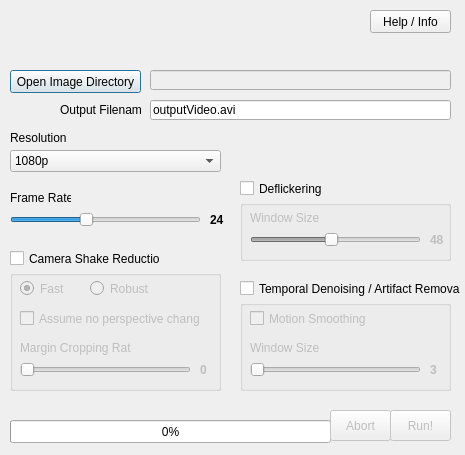
<?xml version="1.0" encoding="UTF-8"?>
<ui version="4.0">
 <class>Dialog</class>
 <widget class="QDialog" name="Dialog">
  <property name="geometry">
   <rect>
    <x>0</x>
    <y>0</y>
    <width>465</width>
    <height>455</height>
   </rect>
  </property>
  <property name="minimumSize">
   <size>
    <width>465</width>
    <height>455</height>
   </size>
  </property>
  <property name="maximumSize">
   <size>
    <width>465</width>
    <height>455</height>
   </size>
  </property>
  <property name="windowTitle">
   <string>UTimelapse: The Ultra HD Timelapse Tool</string>
  </property>
  <property name="windowIcon">
   <iconset resource="resources.qrc">
    <normaloff>:/utimelapse-icon.png</normaloff>:/utimelapse-icon.png</iconset>
  </property>
  <widget class="QPushButton" name="openDirectoryButton">
   <property name="geometry">
    <rect>
     <x>10</x>
     <y>70</y>
     <width>131</width>
     <height>23</height>
    </rect>
   </property>
   <property name="text">
    <string>Open Image Directory</string>
   </property>
  </widget>
  <widget class="QSlider" name="frameRateSlider">
   <property name="geometry">
    <rect>
     <x>10</x>
     <y>210</y>
     <width>191</width>
     <height>20</height>
    </rect>
   </property>
   <property name="minimum">
    <number>1</number>
   </property>
   <property name="maximum">
    <number>60</number>
   </property>
   <property name="value">
    <number>24</number>
   </property>
   <property name="sliderPosition">
    <number>24</number>
   </property>
   <property name="orientation">
    <enum>Qt::Horizontal</enum>
   </property>
  </widget>
  <widget class="QLabel" name="frameRateLabel">
   <property name="geometry">
    <rect>
     <x>210</x>
     <y>210</y>
     <width>21</width>
     <height>20</height>
    </rect>
   </property>
   <property name="font">
    <font>
     <weight>75</weight>
     <bold>true</bold>
    </font>
   </property>
   <property name="text">
    <string>24</string>
   </property>
  </widget>
  <widget class="QLabel" name="label_framerate">
   <property name="geometry">
    <rect>
     <x>10</x>
     <y>190</y>
     <width>61</width>
     <height>16</height>
    </rect>
   </property>
   <property name="text">
    <string>Frame Rate</string>
   </property>
  </widget>
  <widget class="QPushButton" name="runButton">
   <property name="enabled">
    <bool>false</bool>
   </property>
   <property name="geometry">
    <rect>
     <x>390</x>
     <y>410</y>
     <width>61</width>
     <height>31</height>
    </rect>
   </property>
   <property name="text">
    <string>Run!</string>
   </property>
  </widget>
  <widget class="QComboBox" name="resolutionComboBox">
   <property name="geometry">
    <rect>
     <x>10</x>
     <y>150</y>
     <width>211</width>
     <height>22</height>
    </rect>
   </property>
   <property name="currentIndex">
    <number>4</number>
   </property>
   <item>
    <property name="text">
     <string>240p</string>
    </property>
   </item>
   <item>
    <property name="text">
     <string>360p</string>
    </property>
   </item>
   <item>
    <property name="text">
     <string>480p</string>
    </property>
   </item>
   <item>
    <property name="text">
     <string>720p</string>
    </property>
   </item>
   <item>
    <property name="text">
     <string>1080p</string>
    </property>
   </item>
   <item>
    <property name="text">
     <string>4K</string>
    </property>
   </item>
   <item>
    <property name="text">
     <string>8K</string>
    </property>
   </item>
  </widget>
  <widget class="QLabel" name="label_resolution">
   <property name="geometry">
    <rect>
     <x>10</x>
     <y>130</y>
     <width>61</width>
     <height>16</height>
    </rect>
   </property>
   <property name="text">
    <string>Resolution</string>
   </property>
  </widget>
  <widget class="QProgressBar" name="progressBar">
   <property name="geometry">
    <rect>
     <x>10</x>
     <y>420</y>
     <width>321</width>
     <height>23</height>
    </rect>
   </property>
   <property name="value">
    <number>0</number>
   </property>
  </widget>
  <widget class="QLineEdit" name="txtOutput">
   <property name="enabled">
    <bool>false</bool>
   </property>
   <property name="geometry">
    <rect>
     <x>150</x>
     <y>70</y>
     <width>301</width>
     <height>20</height>
    </rect>
   </property>
   <property name="readOnly">
    <bool>true</bool>
   </property>
  </widget>
  <widget class="QCheckBox" name="checkBoxMedian">
   <property name="geometry">
    <rect>
     <x>240</x>
     <y>280</y>
     <width>221</width>
     <height>17</height>
    </rect>
   </property>
   <property name="text">
    <string>Temporal Denoising / Artifact Removal</string>
   </property>
  </widget>
  <widget class="QCheckBox" name="checkBoxDeflicker">
   <property name="geometry">
    <rect>
     <x>240</x>
     <y>180</y>
     <width>91</width>
     <height>17</height>
    </rect>
   </property>
   <property name="text">
    <string>Deflickering</string>
   </property>
  </widget>
  <widget class="QGroupBox" name="groupBoxCameraShake">
   <property name="enabled">
    <bool>false</bool>
   </property>
   <property name="geometry">
    <rect>
     <x>10</x>
     <y>270</y>
     <width>211</width>
     <height>121</height>
    </rect>
   </property>
   <property name="title">
    <string/>
   </property>
   <widget class="QLabel" name="cropLabel">
    <property name="enabled">
     <bool>false</bool>
    </property>
    <property name="geometry">
     <rect>
      <x>190</x>
      <y>90</y>
      <width>21</width>
      <height>20</height>
     </rect>
    </property>
    <property name="font">
     <font>
      <weight>75</weight>
      <bold>true</bold>
     </font>
    </property>
    <property name="text">
     <string>0</string>
    </property>
   </widget>
   <widget class="QLabel" name="label_crop">
    <property name="enabled">
     <bool>false</bool>
    </property>
    <property name="geometry">
     <rect>
      <x>10</x>
      <y>70</y>
      <width>111</width>
      <height>16</height>
     </rect>
    </property>
    <property name="text">
     <string>Margin Cropping Rate</string>
    </property>
   </widget>
   <widget class="QSlider" name="croppingSlider">
    <property name="enabled">
     <bool>false</bool>
    </property>
    <property name="geometry">
     <rect>
      <x>10</x>
      <y>90</y>
      <width>171</width>
      <height>20</height>
     </rect>
    </property>
    <property name="minimum">
     <number>0</number>
    </property>
    <property name="maximum">
     <number>25</number>
    </property>
    <property name="pageStep">
     <number>3</number>
    </property>
    <property name="value">
     <number>0</number>
    </property>
    <property name="sliderPosition">
     <number>0</number>
    </property>
    <property name="orientation">
     <enum>Qt::Horizontal</enum>
    </property>
   </widget>
   <widget class="QRadioButton" name="radioButtonFast">
    <property name="geometry">
     <rect>
      <x>10</x>
      <y>10</y>
      <width>82</width>
      <height>17</height>
     </rect>
    </property>
    <property name="text">
     <string>Fast</string>
    </property>
    <property name="checked">
     <bool>true</bool>
    </property>
    <property name="autoRepeatDelay">
     <number>100</number>
    </property>
   </widget>
   <widget class="QRadioButton" name="radioButtonRobust">
    <property name="geometry">
     <rect>
      <x>80</x>
      <y>10</y>
      <width>82</width>
      <height>17</height>
     </rect>
    </property>
    <property name="text">
     <string>Robust</string>
    </property>
   </widget>
   <widget class="QCheckBox" name="checkBoxNoPerspective">
    <property name="geometry">
     <rect>
      <x>10</x>
      <y>40</y>
      <width>181</width>
      <height>17</height>
     </rect>
    </property>
    <property name="text">
     <string>Assume no perspective change</string>
    </property>
   </widget>
  </widget>
  <widget class="QCheckBox" name="checkBoxCameraShake">
   <property name="geometry">
    <rect>
     <x>10</x>
     <y>250</y>
     <width>151</width>
     <height>17</height>
    </rect>
   </property>
   <property name="text">
    <string>Camera Shake Reduction</string>
   </property>
  </widget>
  <widget class="QGroupBox" name="groupBoxDeflickering">
   <property name="geometry">
    <rect>
     <x>240</x>
     <y>200</y>
     <width>211</width>
     <height>61</height>
    </rect>
   </property>
   <property name="title">
    <string/>
   </property>
   <widget class="QLabel" name="label_windowsize">
    <property name="enabled">
     <bool>false</bool>
    </property>
    <property name="geometry">
     <rect>
      <x>10</x>
      <y>10</y>
      <width>111</width>
      <height>16</height>
     </rect>
    </property>
    <property name="text">
     <string>Window Size</string>
    </property>
   </widget>
   <widget class="QSlider" name="windowSizeSlider">
    <property name="enabled">
     <bool>false</bool>
    </property>
    <property name="geometry">
     <rect>
      <x>10</x>
      <y>30</y>
      <width>171</width>
      <height>20</height>
     </rect>
    </property>
    <property name="minimum">
     <number>2</number>
    </property>
    <property name="maximum">
     <number>99</number>
    </property>
    <property name="pageStep">
     <number>3</number>
    </property>
    <property name="value">
     <number>48</number>
    </property>
    <property name="sliderPosition">
     <number>48</number>
    </property>
    <property name="orientation">
     <enum>Qt::Horizontal</enum>
    </property>
   </widget>
   <widget class="QLabel" name="windowLabel">
    <property name="enabled">
     <bool>false</bool>
    </property>
    <property name="geometry">
     <rect>
      <x>190</x>
      <y>30</y>
      <width>21</width>
      <height>20</height>
     </rect>
    </property>
    <property name="font">
     <font>
      <weight>75</weight>
      <bold>true</bold>
     </font>
    </property>
    <property name="text">
     <string>48</string>
    </property>
   </widget>
  </widget>
  <widget class="QLabel" name="label">
   <property name="geometry">
    <rect>
     <x>0</x>
     <y>10</y>
     <width>211</width>
     <height>51</height>
    </rect>
   </property>
   <property name="text">
    <string/>
   </property>
   <property name="pixmap">
    <pixmap resource="resources.qrc">:/utimelapse-logo-small.png</pixmap>
   </property>
  </widget>
  <widget class="QPushButton" name="pushButtonInfo">
   <property name="geometry">
    <rect>
     <x>370</x>
     <y>10</y>
     <width>81</width>
     <height>23</height>
    </rect>
   </property>
   <property name="text">
    <string>Help / Info</string>
   </property>
   <property name="default">
    <bool>false</bool>
   </property>
   <property name="flat">
    <bool>false</bool>
   </property>
  </widget>
  <widget class="QLineEdit" name="txtOutputFile">
   <property name="geometry">
    <rect>
     <x>150</x>
     <y>100</y>
     <width>301</width>
     <height>20</height>
    </rect>
   </property>
   <property name="text">
    <string>outputVideo.avi</string>
   </property>
   <property name="readOnly">
    <bool>false</bool>
   </property>
  </widget>
  <widget class="QLabel" name="label_2">
   <property name="geometry">
    <rect>
     <x>60</x>
     <y>100</y>
     <width>81</width>
     <height>20</height>
    </rect>
   </property>
   <property name="text">
    <string>Output Filename</string>
   </property>
  </widget>
  <widget class="QGroupBox" name="groupBoxMedian">
   <property name="geometry">
    <rect>
     <x>240</x>
     <y>300</y>
     <width>211</width>
     <height>91</height>
    </rect>
   </property>
   <property name="title">
    <string/>
   </property>
   <widget class="QLabel" name="windowLabelMedian">
    <property name="enabled">
     <bool>false</bool>
    </property>
    <property name="geometry">
     <rect>
      <x>190</x>
      <y>60</y>
      <width>21</width>
      <height>20</height>
     </rect>
    </property>
    <property name="font">
     <font>
      <weight>75</weight>
      <bold>true</bold>
     </font>
    </property>
    <property name="text">
     <string>3</string>
    </property>
   </widget>
   <widget class="QSlider" name="windowSizeSliderMedian">
    <property name="enabled">
     <bool>false</bool>
    </property>
    <property name="geometry">
     <rect>
      <x>10</x>
      <y>60</y>
      <width>171</width>
      <height>20</height>
     </rect>
    </property>
    <property name="minimum">
     <number>1</number>
    </property>
    <property name="maximum">
     <number>3</number>
    </property>
    <property name="singleStep">
     <number>2</number>
    </property>
    <property name="pageStep">
     <number>2</number>
    </property>
    <property name="value">
     <number>1</number>
    </property>
    <property name="sliderPosition">
     <number>1</number>
    </property>
    <property name="orientation">
     <enum>Qt::Horizontal</enum>
    </property>
   </widget>
   <widget class="QLabel" name="label_windowsizemedian">
    <property name="enabled">
     <bool>false</bool>
    </property>
    <property name="geometry">
     <rect>
      <x>10</x>
      <y>40</y>
      <width>111</width>
      <height>16</height>
     </rect>
    </property>
    <property name="text">
     <string>Window Size</string>
    </property>
   </widget>
   <widget class="QCheckBox" name="checkBoxGaussian">
    <property name="enabled">
     <bool>false</bool>
    </property>
    <property name="geometry">
     <rect>
      <x>10</x>
      <y>10</y>
      <width>221</width>
      <height>17</height>
     </rect>
    </property>
    <property name="text">
     <string>Motion Smoothing</string>
    </property>
   </widget>
  </widget>
  <widget class="QPushButton" name="abortButton">
   <property name="enabled">
    <bool>false</bool>
   </property>
   <property name="geometry">
    <rect>
     <x>330</x>
     <y>410</y>
     <width>61</width>
     <height>31</height>
    </rect>
   </property>
   <property name="text">
    <string>Abort</string>
   </property>
  </widget>
 </widget>
 <layoutdefault spacing="6" margin="11"/>
 <resources>
  <include location="resources.qrc"/>
 </resources>
 <connections/>
</ui>
